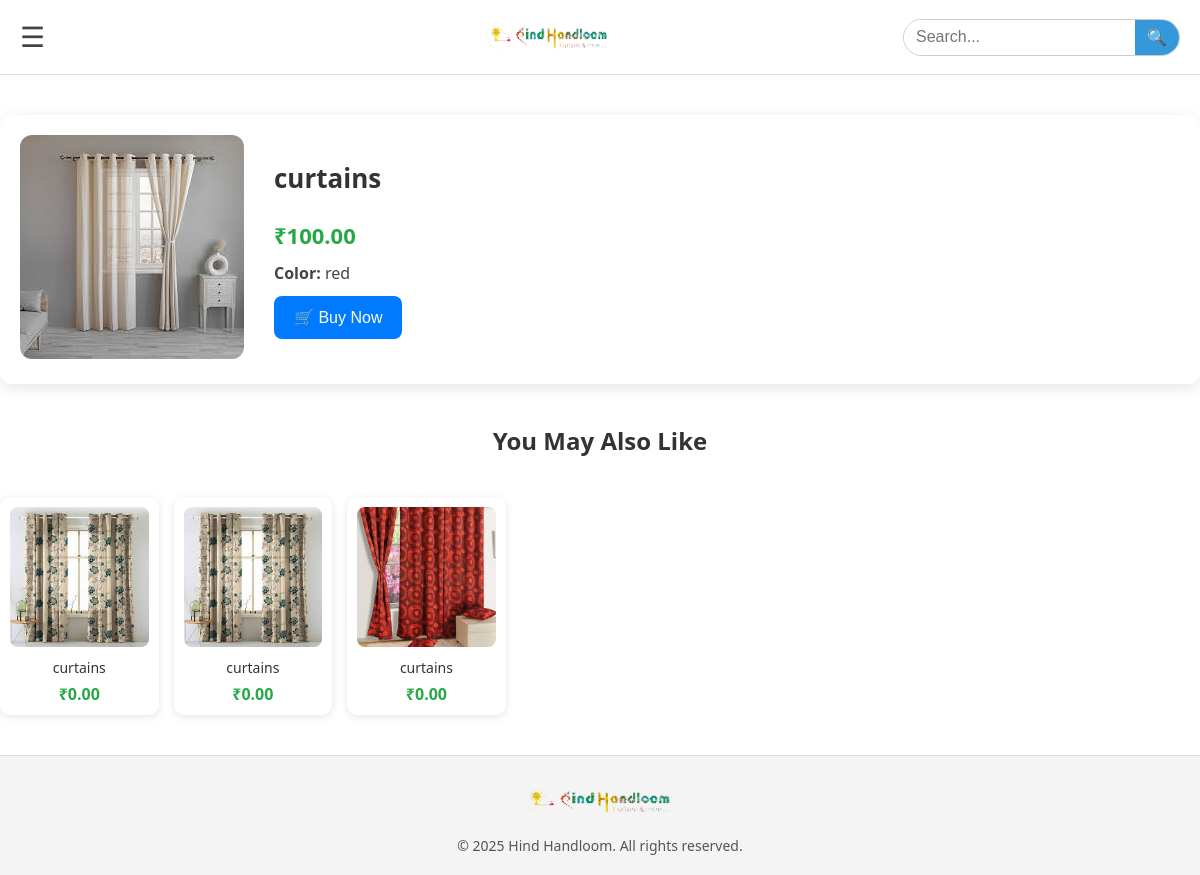
/product/5/, run on an earlier commit of the app's database.
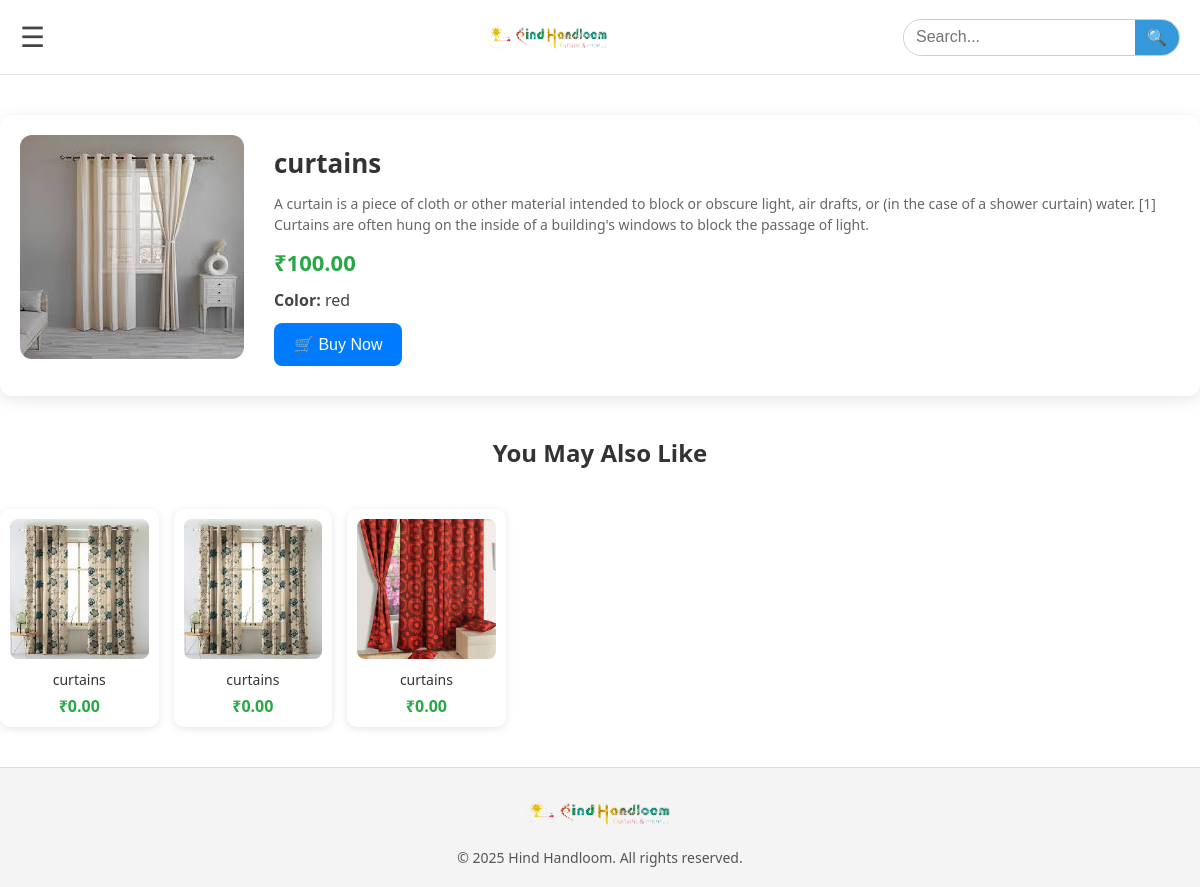
And on a later commit of the database.
### myapp/models.py (models this page shows, shortened)
class products(models.Model):
    name = models.CharField(max_length=255)
    description = models.TextField(blank=True, null=True)
    price = models.DecimalField(max_digits=10,decimal_places=2)
    color = models.CharField(max_length=25)
    image = models.ImageField(upload_to='product-img/')
    stock = models.IntegerField(default=0)
    category = models.CharField(max_length=100)
    def is_in_stock(self):
        return self.stock

### myapp/views.py (the view)
# urls.py: path('product/<int:id>/',views.product_details, name='product_details'),
def product_details(request,id):
    product = get_object_or_404(products,id=id)
    productss =products.objects.filter(category=product.category).exclude(id=product.id)[:8]
    return render(request, 'product_details.html',{'product':product,'productss':productss})

### myapp/templates/product_details.html (shortened to what this page needs)
{% extends 'base.html' %}
{% load static %}
{% block content %}
<div class="container">
    <div class="product_img">
        <img src="{{ product.image.url }}" alt="{{ product.name }}">
    </div>
    <div class="product_info">
        <div class="product_title">{{ product.name }}</div>
        <div class="product_description">{{ product.description }}</div>
        <div class="product_price">&#8377;{{ product.price }}</div>
        <div class="product_color"><strong>Color:</strong> {{ product.color }}</div>
        <div class="product_stock">
            {% if product.is_in_stock %}
                <form method="post" action="{% url 'checkout_page' product.id %}">
                    <button type="submit" class="product_button">🛒 Buy Now</button>
                </form>
            {% else %}
                <p style="color: red; font-weight: bold;">Out of Stock</p>
            {% endif %}
        </div>
    </div>
</div>
<h2 style="text-align:center; margin-top: 30px;">You May Also Like</h2>
<div class="main_container1">
    {% for productss in productss %}
    <div class="product1" onclick="gotoproductdetail({{ productss.id }})">
        <div class="product_img1">
            <img src="{{ productss.image.url }}" alt="{{ productss.name }}">
        </div>
        <div class="product_info1">
            <p>{{ productss.name }}</p>
            <h3>&#8377;{{ productss.price }}</h3>
        </div>
    </div>
    {% endfor %}
</div>
{% endblock %}

What changed in the data, as far as the page shows it:
changed products "red": description (not shown) → "A curtain is a piece of cloth or other material intended to block or obscure light, air drafts, or (in the case of a shower curtain) water. [1] Curtains are often hung on the inside of a building's windows to block the passage of light."
